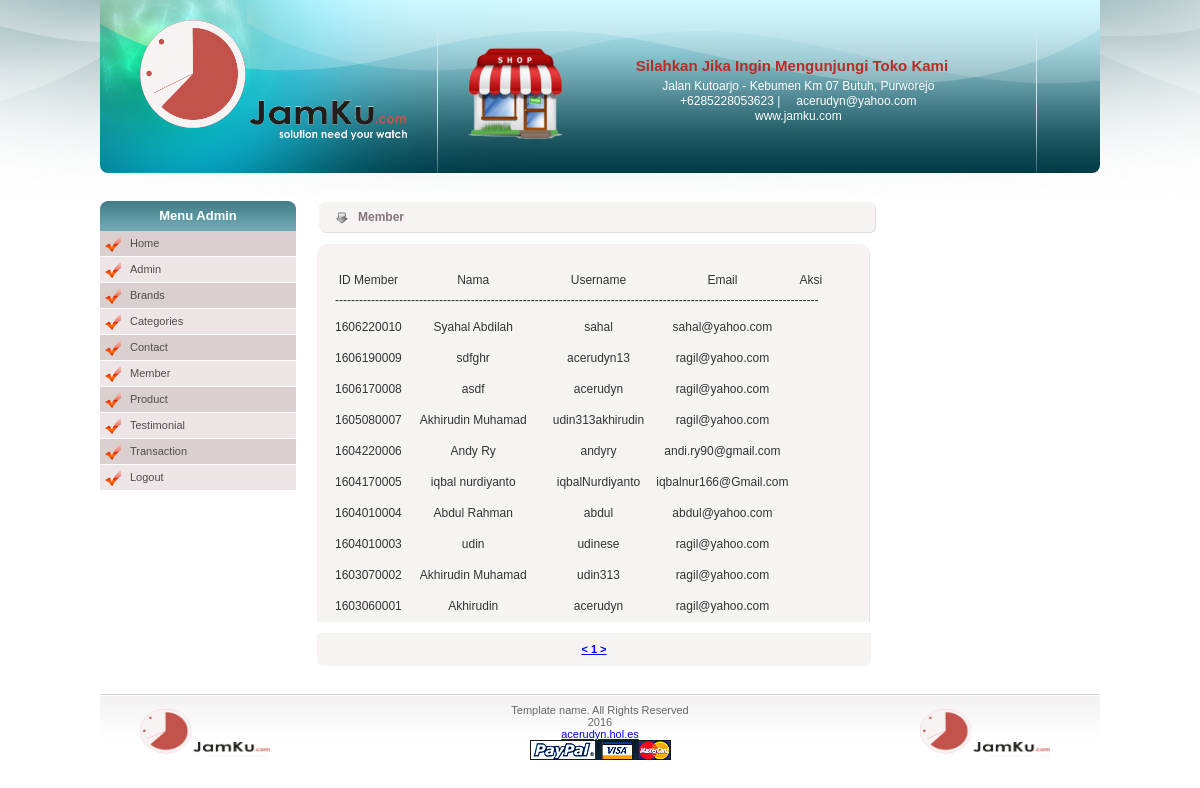
The page /admin/member.php (signed in) on the database its author committed.
### tables this page shows
CREATE TABLE IF NOT EXISTS `member` (
  `id_member` varchar(11) NOT NULL,
  `nama_member` varchar(23) NOT NULL,
  `jenis_kelamin` varchar(15) NOT NULL,
  `alamat` varchar(100) NOT NULL,
  `provinsi` varchar(23) NOT NULL,
  `kabupaten` varchar(23) NOT NULL,
  `kecamatan` varchar(23) NOT NULL,
  `telepon` varchar(15) NOT NULL,
  `email` varchar(23) NOT NULL,
  `username` varchar(23) NOT NULL,
  `password` varchar(30) NOT NULL,
  PRIMARY KEY (`id_member`)
);

### admin/member.php (the view, shortened to what this page needs)
<!DOCTYPE html PUBLIC "-//W3C//DTD XHTML 1.0 Transitional//EN" "http://www.w3.org/TR/xhtml1/DTD/xhtml1-transitional.dtd">
<html xmlns="http://www.w3.org/1999/xhtml">
<head>
<link rel="stylesheet" type="text/css" href="font-awesome.min.css">
<link rel="stylesheet" type="text/css" href="style.css" />
</head>
<?php
	$per_hal=20;
	$jumlah_record=mysql_query("SELECT COUNT(*) from member");
	$jum=mysql_result($jumlah_record, 0);
	$halaman=ceil($jum / $per_hal);
	$page = (isset($_GET['page'])) ? (int)$_GET['page'] : 1;
	$start = ($page - 1) * $per_hal;
?>
<body>
<div id="main_container">
  <div class="top_bar">
  <div id="header">
    <div id="logo"> <a href="http://all-free-download.com/free-website-templates/"><img src="images/logo1.png" alt="" border="0" width="267" height="120" /></a> </div>
    <div class="oferte_content">
      <div class="oferta">
        <div class="oferta_content"><img src="images/toko.png" width="94" height="92" alt="" border="0" class="oferta_img" />
          <div class="oferta_details">
            <div class="oferta_title">Silahkan Jika Ingin Mengunjungi Toko Kami</div>
            <div class="oferta_text"><div class="fa fa-map-marker fa-1.5x"></div> Jalan Kutoarjo - Kebumen Km 07 Butuh, Purworejo</br><div class="fa fa-phone fa-1.5x"></div> +6285228053623 | <div class="fa fa-envelope fa-1.5x"></div> acerudyn@yahoo.com</br> <div class="fa fa-globe fa-1.5x"></div>
www.jamku.com </div>
            <a href="details.html" class="details">details</a> </div>
        </div>
      </div>
    </div>
  </div>
    <div class="crumb_navigation"></div>
    <div class="left_content">
      <div class="title_box">Menu Admin</div>
      <ul class="left_menu">
     	<li class="odd"><a href="home-admin.php">Home</a></li>
      	<li class="even"><a href="admin.php">Admin</a></li>
        <li class="odd"><a href="brand.php">Brands</a></li>
        <li class="even"><a href="kategori.php">Categories</a></li>
        <li class="odd"><a href="contact.php">Contact</a></li>
        <li class="even"><a href="member.php">Member</a></li>
        <li class="odd"><a href="produk.php">Product</a></li>
        <li class="even"><a href="testimonial.php">Testimonial</a></li>
        <li class="odd"><a href="transaksi.php">Transaction</a></li>
        <li class="even"><a href="logout-admin.php">Logout</a></li>
      </ul>
      <div class="border_box">
        <div class="product_img"></div></div>
    </div>
    <div class="center_content">
      <div class="center_title_bar">Member</div>
      <div class="prod_box_big">
        <div class="top_prod_box_big"></div>
        <div class="center_prod_box_big">
          <div class="contact_form1">
            <div class="form_row1">
              <label class="contact">
              <table width="500" height="73" border="0">
  <tr>
    <td width="62" align="center">ID Member</td>
    <td width="161" align="center">Nama</td>
    <td width="113" align="center">Username</td>
    <td width="89" align="center">Email</td>
    <td width="41" align="center">Aksi</td>
  </tr>
  <tr>
    <td height="18" colspan="5" align="left">-------------------------------------------------------------------------------------------------------------------------</td>
    </tr>
<?php
$query=mysql_query("select * from member order by id_member desc limit $start, $per_hal");
	while($data=mysql_fetch_array($query)){
?>
  <tr>
    <td height="27" align="center"><?php echo $data['id_member']; ?></td>
    <td align="center"><?php echo $data['nama_member']; ?></td>
    <td align="center"><?php echo $data['username']; ?></td>
    <td align="center"><?php echo $data['email']; ?></td>
    <td align="center"> <a href="member-delete.php?hapus=<?php echo $data['id_member']; ?>" title="hapus"><div class="fa fa-remove fa-1.5x"></div></a></td>
  </tr>
   <?php } ?>
</table>
              </label>
             </div>
          </div>
        </div>
        <div class="bottom_prod_box_big2"> <span>
<a href="?page=<?php echo $page ?>"> < </a>
<?php
for($x=1;$x<=$halaman;$x++){
	?>
	<a href="?page=<?php echo $x ?>"><?php echo $x ?> </a>
	<?php
}
?><a href="?page=<?php echo $page ?>"> > </a>
	</span>  </div>
     </div>
     	</div>
  </div>
  <div class="footer">
    <div class="left_footer"> <img src="images/logo1.png" alt="" width="130" height="49"/> </div>
    <div class="center_footer"> Template name. All Rights Reserved 2016<br />
     <a href="http://acerudyn.hol.es" target="_blank" title="visit me">acerudyn.hol.es</a><br />
      <img src="images/payment.gif" alt="" />
  </div>
    <div class="left_footer1"> <img src="images/logo1.png" alt="" width="130" height="49"/> </div></div>
</div>
</body>
</html>

### admin/style.css (style rules this page uses)
body { background:url(images/bg.jpg) no-repeat #fff center top; padding:0; font-family:Arial, Helvetica, sans-serif; font-size:11px; margin:0px auto auto auto; color:#000; }
#main_container { width:1000px; height:auto; margin:auto; padding:0px; }
.top_bar { width:1000px; height:38px; background-color:#4a4a4a; }
#header { width:1000px; height:173px; background:url(images/header_bg.jpg) no-repeat center; background-position:0px 0px; border-radius: 0px 0px 8px 8px; margin:auto; }
#logo { float:left; padding-top:20px; padding-left:40px; }
.oferte_content { width:600px; height:164px; float:left; padding:0 0 0 30px; }
.oferta { width:538px; float:left; padding:15px 30px 0 30px; }
.oferta_img { float:left; padding:0 0 10px 0; }
.oferta_title { padding-top:10px; font-size:15px; color:#b72c24; font-weight:bold; text-align:center; }
.oferta_details { width:400px; float:left; padding:0 0 0 30px; }
.oferta_text { padding:5px 0 5px 0; font-size:12px; color:#FFFFFF; text-align:center; line-height:15px; }
.crumb_navigation { width:980px; height:15px; padding:5px 10px 0 20px; color:#333333; }
.left_content { width:196px; float:left; }
.title_box { width:196px; height:30px; margin:5px 0 0 0; background:url(images/menu_title_bg.gif) no-repeat center; text-align:center; font-size:13px; font-weight:bold; color:#fff; line-height:30px; }
ul.left_menu { width:196px; padding:0px; margin:0px; list-style:none; }
ul.left_menu li { margin:0px; list-style:none; }
ul.left_menu li.odd a { width:166px;height:25px;display:block;background:url(images/checked.png) no-repeat left #dad0d0; background-position:5px 5px;border-bottom:1px #FFFFFF solid; text-decoration:none;color:#504b4b;padding:0 0 0 30px; line-height:25px; }
ul.left_menu li.even a { width:166px;height:25px;display:block;background:url(images/checked.png) no-repeat left #eee6e6;background-position:5px 5px;border-bottom:1px #FFFFFF solid; text-decoration:none;color:#504b4b;padding:0 0 0 30px; line-height:25px; }
.border_box { width:194px; height:33px; text-align:center; }
.product_img { padding:5px 0 5px 0; }
.center_content { width:585px; float:left; padding:5px 10px; }
.center_title_bar { width:520px; height:33px; float:left; padding:0 0 0 40px; margin:0 0 0 12px; _margin:0 0 0 6px; line-height:33px; font-size:12px; color:#847676; font-weight:bold; background:url(images/bar_bg.gif) no-repeat center; }
.prod_box_big { width:504px; height:auto; float:left; padding:10px 10px 10px 11px; }
.top_prod_box_big { width:554px;height:12px;background:url(images/details_box_top.gif) no-repeat center bottom;float:left; padding:0px; margin:0px; }
.bottom_prod_box_big2 { width:554px; height:33px; float:left; font-weight:bold; margin: 11px 0px 13px 0px; text-align:center; background:url(images/details_bt_bg) no-repeat left #F7F3F3 ; border-radius:0px 0px 6px 6px; line-height:33px; }
.center_prod_box_big { width:554px;height: auto;background:url(images/details_box_center.gif) repeat-y;float:left; text-align:center;padding:0px; margin:0px; }
.contact_form1 { width:535px; float:left; padding:0px 0 0 15px; }
.form_row1 { width:535px; clear:both; padding:10px 0 10px 0; _padding:5px 0 5px 0; color:#a53d17; }
label.contact { width:75px; float:left; font-size:12px; text-align:right; padding:4px 5px 0 0; color: #333333; }
.footer { width:1000px; clear:both; height:65px; background:url(images/footer_bg.gif) repeat-x top; float:none; }
.left_footer { float:left; width:300px; padding:15px 0 0 40px; }
.left_footer1 { float:right; width:180px; padding:15px 0 0 10px; }
.center_footer { float:left; width:200px; text-align:center; color:#666666; padding:10px 0 0 60px; }

### rows shown on the page
member: id_member "1606220010", nama_member "Syahal Abdilah", username "sahal", email "sahal@yahoo.com"
member: id_member "1606190009", nama_member "sdfghr", username "acerudyn13", email "ragil@yahoo.com"
member: id_member "1606170008", nama_member "asdf", username "acerudyn", email "ragil@yahoo.com"
member: id_member "1605080007", nama_member "Akhirudin Muhamad", username "udin313akhirudin", email "ragil@yahoo.com"
member: id_member "1604220006", nama_member "Andy Ry", username "andyry", email "andi.ry90@gmail.com"
member: id_member "1604170005", nama_member "iqbal nurdiyanto", username "iqbalNurdiyanto", email "iqbalnur166@Gmail.com"
member: id_member "1604010004", nama_member "Abdul Rahman", username "abdul", email "abdul@yahoo.com"
member: id_member "1604010003", nama_member "udin", username "udinese", email "ragil@yahoo.com"
member: id_member "1603070002", nama_member "Akhirudin Muhamad", username "udin313", email "ragil@yahoo.com"
member: id_member "1603060001", nama_member "Akhirudin", username "acerudyn", email "ragil@yahoo.com"
